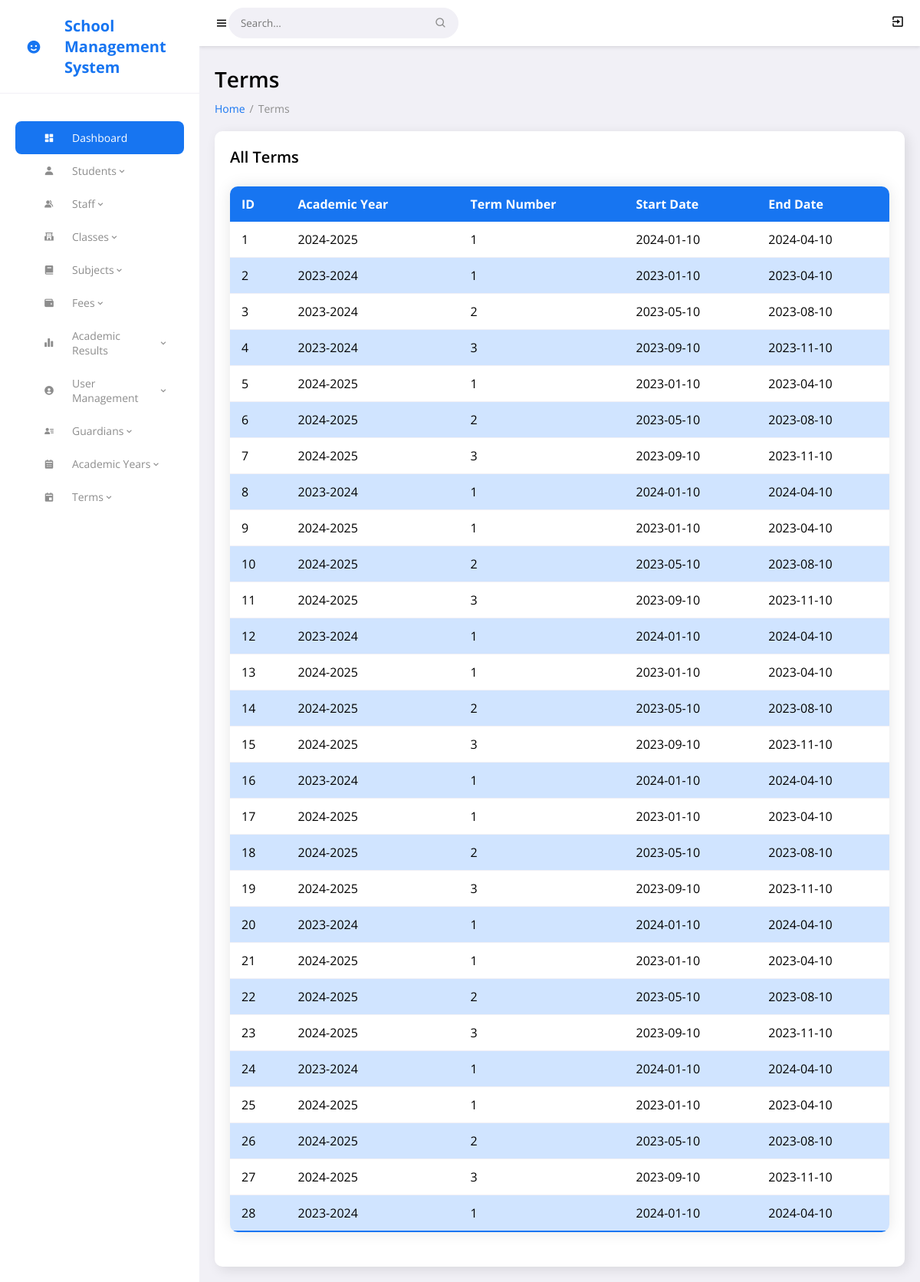
The app's page /terms_view.php (signed in) with its own data.
### tables this page shows
CREATE TABLE `terms` (
  `term_id` int(11) NOT NULL,
  `academic_year_id` int(11) NOT NULL,
  `term_number` tinyint(4) NOT NULL CHECK (`term_number` between 1 and 3),
  `start_date` date NOT NULL,
  `end_date` date NOT NULL
);

CREATE TABLE `academic_years` (
  `academic_year_id` int(11) NOT NULL,
  `name` varchar(9) NOT NULL,
  `start_date` date NOT NULL,
  `end_date` date NOT NULL
);

### terms_view.php (the view, shortened to what this page needs)
<?php
include 'config.php';
$terms = $conn->query("SELECT terms.term_id, academic_years.name AS academic_year, terms.term_number, terms.start_date, terms.end_date
	FROM terms
	JOIN academic_years ON terms.academic_year_id = academic_years.academic_year_id");
?>
<!DOCTYPE html>
<html lang="en">
<head>
	<link href='https://unpkg.com/boxicons@2.0.9/css/boxicons.min.css' rel='stylesheet'>
	<link rel="stylesheet" href="css/style.css">
</head>
<body>
	<?php include 'includes/sidebar.php'; ?>
	<section id="content">
		<?php include 'includes/navbar.php'; ?>
		<main>
			<h1 class="title">Terms</h1>
			<ul class="breadcrumbs">
				<li><a href="admin_dashboard.php">Home</a></li>
				<li class="divider">/</li>
				<li><a href="#" class="active">Terms</a></li>
			</ul>
			<div class="data">
				<div class="content-data">
					<div class="head">
						<h3>All Terms</h3>
					</div>
					<table class="styled-table">
						<thead>
							<tr>
								<th>ID</th>
								<th>Academic Year</th>
								<th>Term Number</th>
								<th>Start Date</th>
								<th>End Date</th>
							</tr>
						</thead>
						<tbody>
							<?php while ($row = $terms->fetch_assoc()): ?>
								<tr>
									<td><?php echo $row['term_id']; ?></td>
									<td><?php echo $row['academic_year']; ?></td>
									<td><?php echo $row['term_number']; ?></td>
									<td><?php echo $row['start_date']; ?></td>
									<td><?php echo $row['end_date']; ?></td>
								</tr>
							<?php endwhile; ?>
						</tbody>
					</table>
				</div>
			</div>
		</main>
	</section>
</body>
</html>

### css/style.css (style rules this page uses)
* { font-family: 'Open Sans', sans-serif; margin: 0; padding: 0; box-sizing: border-box; }
:root { --grey: #F1F0F6; --dark-grey: #8D8D8D; --light: #fff; --dark: #000; --green: #81D43A; --light-green: #E3FFCB; --blue: #1775F1; --light-blue: #D0E4FF; --dark-blue: #0C5FCD; --red: #FC3B56; }
html { overflow-x: hidden; }
body { background: var(--grey); overflow-x: hidden; }
a { text-decoration: none; }
li { list-style: none; }
#content { position: relative; width: calc(100% - 260px); left: 260px; transition: all .3s ease; }
main { width: 100%; padding: 24px 20px 20px 20px; }
main .title { font-size: 28px; font-weight: 600; margin-bottom: 10px; }
main .breadcrumbs { display: flex; grid-gap: 6px; }
main .breadcrumbs li, main .breadcrumbs li a { font-size: 14px; }
main .breadcrumbs li a { color: var(--blue); }
main .breadcrumbs li a.active, main .breadcrumbs li.divider { color: var(--dark-grey); pointer-events: none; }
main .data { display: flex; grid-gap: 20px; margin-top: 20px; flex-wrap: wrap; }
main .data .content-data { flex-grow: 1; flex-basis: 400px; padding: 20px; background: var(--light); border-radius: 10px; box-shadow: 4px 4px 16px rgba(0, 0, 0, .1); }
main .content-data .head { display: flex; justify-content: space-between; align-items: center; margin-bottom: 24px; }
main .content-data .head h3 { font-size: 20px; font-weight: 600; }
.styled-table { width: 100%; border-collapse: collapse; margin: 25px 0; font-size: 16px; font-family: 'Open Sans', sans-serif; box-shadow: 0 0 20px rgba(0, 0, 0, 0.1); border-radius: 10px; overflow: hidden; }
.styled-table thead tr { background-color: var(--blue); color: var(--light); text-align: left; font-weight: bold; }
.styled-table th, .styled-table td { padding: 12px 15px; }
.styled-table tbody tr { border-bottom: 1px solid var(--grey); }
.styled-table tbody tr:nth-of-type(even) { background-color: var(--light-blue); }
.styled-table tbody tr:last-of-type { border-bottom: 2px solid var(--blue); }
.styled-table tbody td { transition: all 0.3s ease; }

### records on screen
terms: term_id "1", academic_year.name "2024-2025", term_number "1", start_date "2024-01-10", end_date "2024-04-10"
terms: term_id "2", academic_year.name "2023-2024", term_number "1", start_date "2023-01-10", end_date "2023-04-10"
terms: term_id "3", academic_year.name "2023-2024", term_number "2", start_date "2023-05-10", end_date "2023-08-10"
terms: term_id "4", academic_year.name "2023-2024", term_number "3", start_date "2023-09-10", end_date "2023-11-10"
terms: term_id "5", academic_year.name "2024-2025", term_number "1", start_date "2023-01-10", end_date "2023-04-10"
terms: term_id "6", academic_year.name "2024-2025", term_number "2", start_date "2023-05-10", end_date "2023-08-10"
terms: term_id "7", academic_year.name "2024-2025", term_number "3", start_date "2023-09-10", end_date "2023-11-10"
terms: term_id "8", academic_year.name "2023-2024", term_number "1", start_date "2024-01-10", end_date "2024-04-10"
terms: term_id "9", academic_year.name "2024-2025", term_number "1", start_date "2023-01-10", end_date "2023-04-10"
terms: term_id "10", academic_year.name "2024-2025", term_number "2", start_date "2023-05-10", end_date "2023-08-10"
terms: term_id "11", academic_year.name "2024-2025", term_number "3", start_date "2023-09-10", end_date "2023-11-10"
terms: term_id "12", academic_year.name "2023-2024", term_number "1", start_date "2024-01-10", end_date "2024-04-10"
terms: term_id "13", academic_year.name "2024-2025", term_number "1", start_date "2023-01-10", end_date "2023-04-10"
terms: term_id "14", academic_year.name "2024-2025", term_number "2", start_date "2023-05-10", end_date "2023-08-10"
terms: term_id "15", academic_year.name "2024-2025", term_number "3", start_date "2023-09-10", end_date "2023-11-10"
terms: term_id "16", academic_year.name "2023-2024", term_number "1", start_date "2024-01-10", end_date "2024-04-10"
terms: term_id "17", academic_year.name "2024-2025", term_number "1", start_date "2023-01-10", end_date "2023-04-10"
terms: term_id "18", academic_year.name "2024-2025", term_number "2", start_date "2023-05-10", end_date "2023-08-10"
terms: term_id "19", academic_year.name "2024-2025", term_number "3", start_date "2023-09-10", end_date "2023-11-10"
terms: term_id "20", academic_year.name "2023-2024", term_number "1", start_date "2024-01-10", end_date "2024-04-10"
terms: term_id "21", academic_year.name "2024-2025", term_number "1", start_date "2023-01-10", end_date "2023-04-10"
terms: term_id "22", academic_year.name "2024-2025", term_number "2", start_date "2023-05-10", end_date "2023-08-10"
terms: term_id "23", academic_year.name "2024-2025", term_number "3", start_date "2023-09-10", end_date "2023-11-10"
terms: term_id "24", academic_year.name "2023-2024", term_number "1", start_date "2024-01-10", end_date "2024-04-10"
terms: term_id "25", academic_year.name "2024-2025", term_number "1", start_date "2023-01-10", end_date "2023-04-10"
terms: term_id "26", academic_year.name "2024-2025", term_number "2", start_date "2023-05-10", end_date "2023-08-10"
terms: term_id "27", academic_year.name "2024-2025", term_number "3", start_date "2023-09-10", end_date "2023-11-10"
terms: term_id "28", academic_year.name "2023-2024", term_number "1", start_date "2024-01-10", end_date "2024-04-10"
